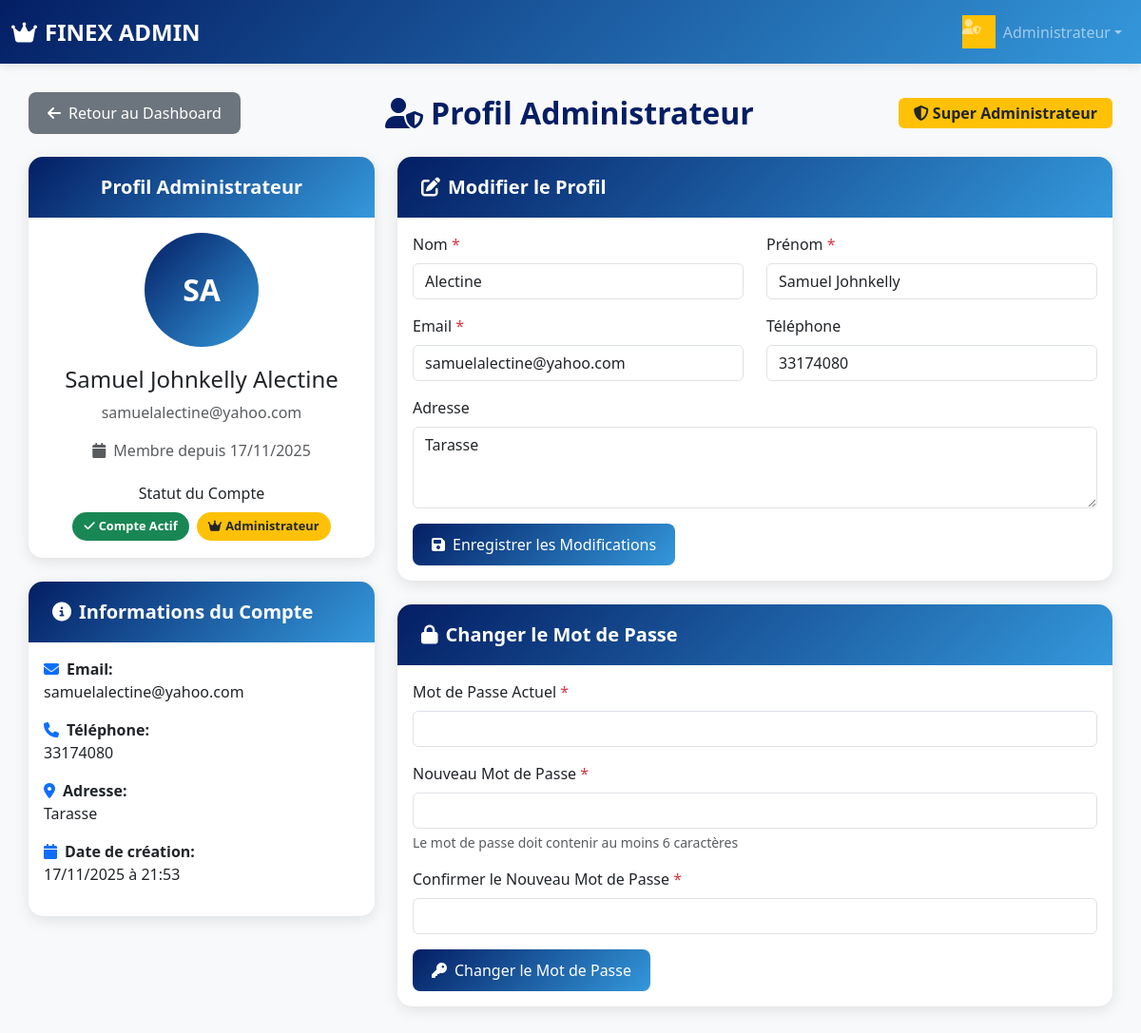
The app's page /admin_profil.php (signed in) with its own data.
### tables this page shows
CREATE TABLE IF NOT EXISTS `utilisateurs` (
  `id` int NOT NULL AUTO_INCREMENT,
  `nom` varchar(100) NOT NULL,
  `prenom` varchar(100) NOT NULL,
  `email` varchar(150) NOT NULL,
  `telephone` varchar(20) DEFAULT NULL,
  `adresse` text,
  `sexe` enum('M','F') DEFAULT NULL,
  `mot_de_passe` varchar(255) NOT NULL,
  `date_creation` datetime DEFAULT CURRENT_TIMESTAMP,
  `is_admin` tinyint(1) DEFAULT '0',
  `is_active` tinyint(1) DEFAULT '0',
  `derniere_connexion` timestamp NULL DEFAULT NULL,
  `nom_sol` varchar(255) DEFAULT NULL,
  PRIMARY KEY (`id`),
  UNIQUE KEY `email` (`email`)
);

### config.php (called while the page is built, shortened)
<?php
function getUserId() {
    return $_SESSION['user_id'] ?? null;
}
?>

### admin_profil.php (the view, shortened to what this page needs)
<?php
include 'config.php';
$db = new Database();
$conn = $db->getConnection();
$user_id = getUserId();
$query = "SELECT * FROM utilisateurs WHERE id = :user_id";
$stmt = $conn->prepare($query);
$stmt->bindParam(':user_id', $user_id);
$stmt->execute();
$user = $stmt->fetch(PDO::FETCH_ASSOC);
function secureDisplay($data) {
    return htmlspecialchars($data);
}
$user_nom = secureDisplay($user['nom'] ?? '');
$user_prenom = secureDisplay($user['prenom'] ?? '');
$user_email = secureDisplay($user['email'] ?? '');
$user_telephone = secureDisplay($user['telephone'] ?? '');
$user_adresse = secureDisplay($user['adresse'] ?? '');
$user_date_creation = $user['date_creation'] ?? date('Y-m-d H:i:s');
?>
<!DOCTYPE html>
<html lang="fr">
<head>
    <link href="https://cdn.jsdelivr.net/npm/bootstrap@5.3.0/dist/css/bootstrap.min.css" rel="stylesheet">
    <link rel="stylesheet" href="https://cdnjs.cloudflare.com/ajax/libs/font-awesome/6.4.0/css/all.min.css">
</head>
<body>
    <nav class="navbar navbar-expand-lg navbar-admin navbar-dark">
        <div class="container-fluid">
            <a class="navbar-brand" href="admin_dashboard.php">
                <i class="fas fa-crown me-2"></i>FINEX ADMIN
            </a>
            <div class="navbar-nav ms-auto">
                <div class="nav-item dropdown">
                    <a class="nav-link dropdown-toggle d-flex align-items-center" href="#" role="button" data-bs-toggle="dropdown">
                        <div class="avatar-sm bg-warning me-2" style="width: 35px; height: 35px;">
                            <i class="fas fa-user-shield"></i>
                        </div>
                        <span>Administrateur</span>
                    </a>
                </div>
            </div>
        </div>
    </nav>
    <div class="container-fluid main-content">
        <div class="d-flex justify-content-between align-items-center mb-4">
            <div>
                <a href="admin_dashboard.php" class="btn btn-return">
                    <i class="fas fa-arrow-left me-2"></i>Retour au Dashboard
                </a>
            </div>
            <h2 class="page-title">
                <i class="fas fa-user-shield me-2"></i>Profil Administrateur
            </h2>
            <div class="badge bg-warning text-dark fs-6 px-3 py-2">
                <i class="fas fa-shield-alt me-1"></i>Super Administrateur
            </div>
        </div>
        <div class="row">
            <div class="col-md-4">
                <div class="card">
                    <div class="card-header text-center">
                        <h5 class="mb-0">Profil Administrateur</h5>
                    </div>
                    <div class="card-body text-center">
                        <div class="avatar-lg">
                            <?php echo strtoupper(substr($user_prenom, 0, 1) . substr($user_nom, 0, 1)); ?>
                        </div>
                        <h4><?php echo $user_prenom . ' ' . $user_nom; ?></h4>
                        <p class="text-muted"><?php echo $user_email; ?></p>
                        <p class="text-muted">
                            <i class="fas fa-calendar me-1"></i>
                            Membre depuis <?php echo date('d/m/Y', strtotime($user_date_creation)); ?>
                        </p>
                        <div class="mt-4">
                            <h6>Statut du Compte</h6>
                            <span class="badge bg-success stat-badge">
                                <i class="fas fa-check me-1"></i>Compte Actif
                            </span>
                            <span class="badge bg-warning text-dark stat-badge">
                                <i class="fas fa-crown me-1"></i>Administrateur
                            </span>
                        </div>
                    </div>
                </div>
                <div class="card mt-4">
                    <div class="card-header">
                        <h5 class="mb-0">
                            <i class="fas fa-info-circle me-2"></i>Informations du Compte
                        </h5>
                    </div>
                    <div class="card-body">
                        <div class="mb-3">
                            <strong><i class="fas fa-envelope me-2 text-primary"></i>Email:</strong>
                            <p class="mb-1"><?php echo $user_email; ?></p>
                        </div>
                        <?php if ($user_telephone): ?>
                        <div class="mb-3">
                            <strong><i class="fas fa-phone me-2 text-primary"></i>Téléphone:</strong>
                            <p class="mb-1"><?php echo $user_telephone; ?></p>
                        </div>
                        <?php endif; ?>
                        <?php if ($user_adresse): ?>
                        <div class="mb-3">
                            <strong><i class="fas fa-map-marker-alt me-2 text-primary"></i>Adresse:</strong>
                            <p class="mb-1"><?php echo $user_adresse; ?></p>
                        </div>
                        <?php endif; ?>
                        <div class="mb-3">
                            <strong><i class="fas fa-calendar me-2 text-primary"></i>Date de création:</strong>
                            <p class="mb-1"><?php echo date('d/m/Y à H:i', strtotime($user_date_creation)); ?></p>
                        </div>
                    </div>
                </div>
            </div>
            <div class="col-md-8">
                <div class="card">
                    <div class="card-header">
                        <h5 class="mb-0">
                            <i class="fas fa-edit me-2"></i>Modifier le Profil
                        </h5>
                    </div>
                    <div class="card-body">
                        <form method="POST">
                            <div class="row">
                                <div class="col-md-6">
                                    <div class="mb-3">
                                        <label for="nom" class="form-label">Nom <span class="text-danger">*</span></label>
                                        <input type="text" class="form-control" id="nom" name="nom" value="<?php echo $user_nom; ?>" required>
                                    </div>
                                </div>
                                <div class="col-md-6">
                                    <div class="mb-3">
                                        <label for="prenom" class="form-label">Prénom <span class="text-danger">*</span></label>
                                        <input type="text" class="form-control" id="prenom" name="prenom" value="<?php echo $user_prenom; ?>" required>
                                    </div>
                                </div>
                            </div>
                            <div class="row">
                                <div class="col-md-6">
                                    <div class="mb-3">
                                        <label for="email" class="form-label">Email <span class="text-danger">*</span></label>
                                        <input type="email" class="form-control" id="email" name="email" value="<?php echo $user_email; ?>" required>
                                    </div>
                                </div>
                                <div class="col-md-6">
                                    <div class="mb-3">
                                        <label for="telephone" class="form-label">Téléphone</label>
                                        <input type="text" class="form-control" id="telephone" name="telephone" value="<?php echo $user_telephone; ?>">
                                    </div>
                                </div>
                            </div>
                            <div class="mb-3">
                                <label for="adresse" class="form-label">Adresse</label>
                                <textarea class="form-control" id="adresse" name="adresse" rows="3"><?php echo $user_adresse; ?></textarea>
                            </div>
                            <button type="submit" name="update_profile" class="btn btn-admin">
                                <i class="fas fa-save me-2"></i>Enregistrer les Modifications
                            </button>
                        </form>
                    </div>
                </div>
                <div class="card mt-4">
                    <div class="card-header">
                        <h5 class="mb-0">
                            <i class="fas fa-lock me-2"></i>Changer le Mot de Passe
                        </h5>
                    </div>
                    <div class="card-body">
                        <form method="POST">
                            <div class="mb-3">
                                <label for="current_password" class="form-label">Mot de Passe Actuel <span class="text-danger">*</span></label>
                                <input type="password" class="form-control" id="current_password" name="current_password" required>
                            </div>
                            <div class="mb-3">
                                <label for="new_password" class="form-label">Nouveau Mot de Passe <span class="text-danger">*</span></label>
                                <input type="password" class="form-control" id="new_password" name="new_password" required minlength="6">
                                <div class="form-text">Le mot de passe doit contenir au moins 6 caractères</div>
                            </div>
                            <div class="mb-3">
                                <label for="confirm_password" class="form-label">Confirmer le Nouveau Mot de Passe <span class="text-danger">*</span></label>
                                <input type="password" class="form-control" id="confirm_password" name="confirm_password" required minlength="6">
                            </div>
                            <button type="submit" name="change_password" class="btn btn-admin">
                                <i class="fas fa-key me-2"></i>Changer le Mot de Passe
                            </button>
                        </form>
                    </div>
                </div>
            </div>
        </div>
    </div>
</body>
</html>

### admin_profil.php (style rules this page uses)
:root { --primary: #041e64ff; --secondary: #3498db; --success: #2ecc71; --danger: #e74c3c; --warning: #f39c12; --light: #ecf0f1; --dark: #34495e; }
body { background-color: #f8f9fa; font-family: 'Segoe UI', Tahoma, Geneva, Verdana, sans-serif; }
.navbar-admin { background: linear-gradient(135deg, #041e64ff 0%, #3498db 100%); box-shadow: 0 2px 10px rgba(0,0,0,0.1); }
.main-content { padding: 30px; margin-left: 0; }
.page-title { color: #041e64ff; font-weight: 700; margin-bottom: 0; }
.card { border: none; border-radius: 15px; box-shadow: 0 4px 15px rgba(0,0,0,0.1); margin-bottom: 25px; }
.card-header { background: linear-gradient(135deg, #041e64ff 0%, #3498db 100%); color: white; border-radius: 15px 15px 0 0 !important; padding: 20px 25px; border: none; }
.card-header h5 { margin-bottom: 0; font-weight: 600; }
.btn-admin { background: linear-gradient(135deg, #041e64ff 0%, #3498db 100%); border: none; color: white; border-radius: 8px; padding: 10px 20px; font-weight: 500; transition: all 0.3s ease; }
.btn-return { background: #6c757d; border: none; color: white; border-radius: 8px; padding: 10px 20px; font-weight: 500; transition: all 0.3s ease; }
.avatar-lg { width: 120px; height: 120px; border-radius: 50%; display: flex; align-items: center; justify-content: center; font-weight: 600; font-size: 2rem; color: white; background: linear-gradient(135deg, #041e64ff 0%, #3498db 100%); margin: 0 auto 20px; }
.navbar-brand { font-weight: 700; font-size: 1.5rem; }
.stat-badge { font-size: 0.8rem; padding: 8px 12px; border-radius: 20px; margin: 2px; }

### records on screen
utilisateurs: prenom+nom "SA", prenom "Samuel Johnkelly", nom "Alectine", email "samuelalectine@yahoo.com", telephone "33174080", adresse "Tarasse"
